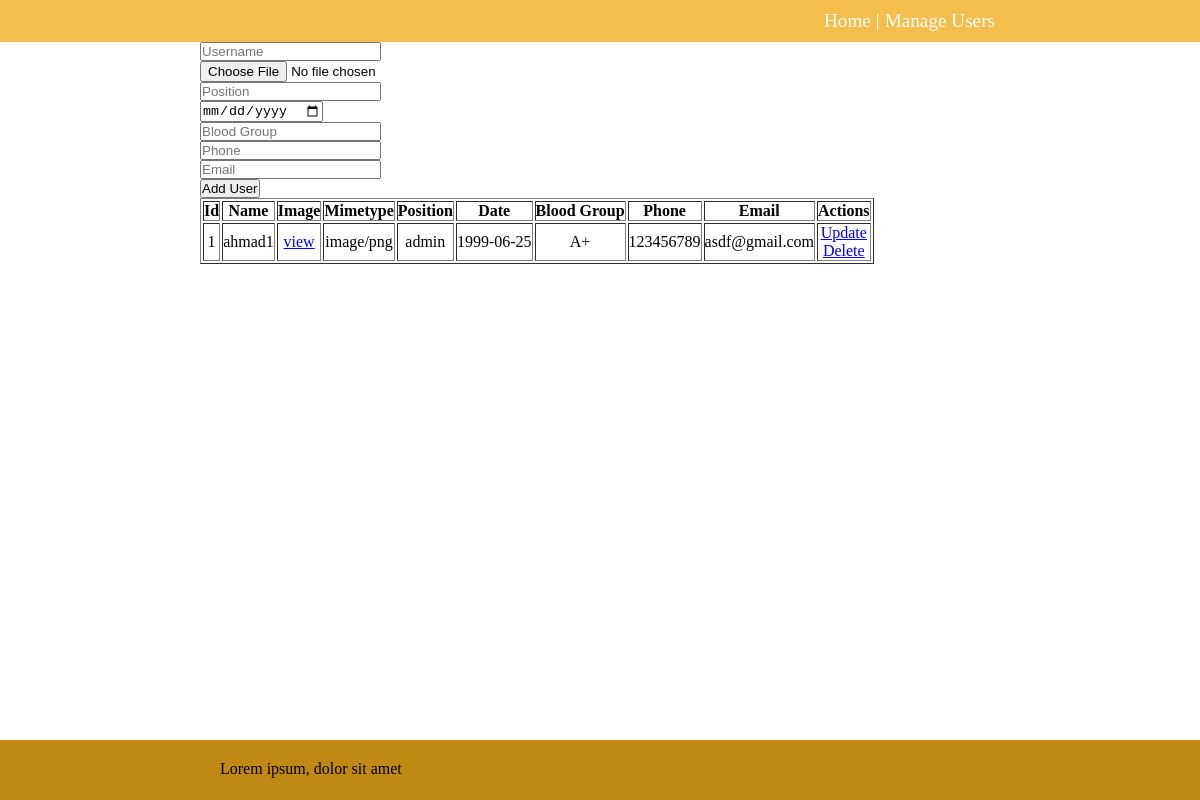
/users, run on an earlier commit of the app's database.
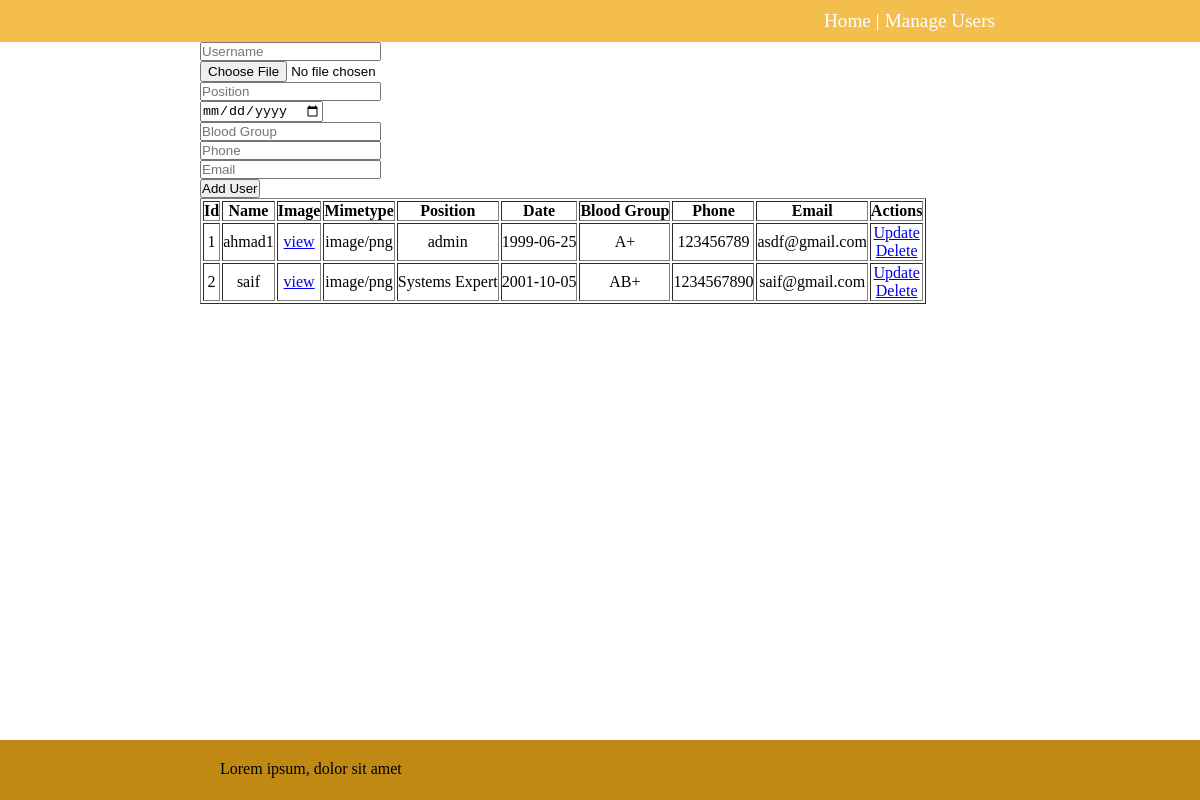
And on a later commit of the database.
### app.py (models this page shows, shortened)
class User(db.Model):
    id = db.Column(db.Integer, primary_key = True)
    name = db.Column(db.String(50), nullable = False)
    pic = db.Column(db.Text, unique = True, nullable = False)
    mimetype = db.Column(db.Text, nullable = False)
    position = db.Column(db.String(50), nullable = False)
    date_of_birth = db.Column(db.Date, nullable = False)
    blood_group = db.Column(db.String(50), nullable = False)
    phone = db.Column(db.String(50), nullable = False)
    email = db.Column(db.String(80), nullable = False)

### app.py (the view)
@app.route('/users',methods = ['GET','POST'])
def users():
    if request.method == 'POST':
        pic = request.files['pic']
        if not pic:
            return "No pic Uploaded", 400
        username = request.form['username']
        filename = secure_filename(pic.filename)
        mimetype = pic.mimetype
        position = request.form['position']
        dob = request.form['DOB'].split("-")
        date_of_birth = date(int(dob[0]), int(dob[1]), int(dob[2]))
        blood_group = request.form['blood_group']
        phone = request.form['phone']
        email = request.form['email']
        new_user = User(
            name=username,
            pic = pic.read(),
            date_of_birth = date_of_birth,
            mimetype = mimetype,
            position = position,
            blood_group = blood_group,
            phone = phone,
            email=email
            )
        try:
            db.session.add(new_user)
            db.session.commit()
            return redirect('/users')
        except :
            return f"There was a problem adding a user..."
    else:
        users = User.query.order_by(User.id).all()
        return render_template('users.html',users = users)

### templates/users.html (shortened to what this page needs)
{% extends 'base.html' %}
{% block body %}
<form action="{{ url_for('users') }}" enctype="multipart/form-data" method="POST">
    <input type="text" name="username" id="name" placeholder="Username" required><br>
    <input type="file" name="pic" required><br>
    <input type="text" name="position" id="position" placeholder="Position" required><br>
    <input type="date" name="DOB" id="DOB" placeholder="Date of Birth" required><br>
    <input type="text" name="blood_group" id="blood_group" placeholder="Blood Group" required><br>
    <input type="tel" name="phone" id="phone" placeholder="Phone" required><br>
    <input type="email" name="email" id="email" placeholder="Email" required><br>
    <input type="submit" value="Add User">
</form>
<table border="1px" style="text-align: center;">
    <tr>
        <th>Id</th>
        <th>Name</th>
        <th>Image</th>
        <th>Mimetype</th>
        <th>Position</th>
        <th>Date</th>
        <th>Blood Group</th>
        <th>Phone</th>
        <th>Email</th>
        <th>Actions</th>
    </tr>
    {% for user in users %}
        <tr>
            <td>{{ user.id }}</td>
            <td>{{ user.name }}</td>
            <td><a href="{{ url_for('get_image',id = user.id ) }}" target="_blank">view</a></td>
            <td>{{ user.mimetype }}</td>
            <td>{{ user.position }}</td>
            <td>{{ user.date_of_birth }}</td>
            <td>{{ user.blood_group }}</td>
            <td>{{ user.phone }}</td>
            <td>{{ user.email }}</td>
            <td>
                <a href="/update/{{ user.id }}">
                    Update
                </a>
                <br>
                <a href="/delete/{{ user.id }}">
                    Delete
                </a>
            </td>
        </tr>
    {% endfor %}
</table>
{% endblock %}

### templates/base.html (shortened to what this page needs)
<!DOCTYPE html>
<html lang="en">
<head>
    <link rel="stylesheet" href="{{ url_for('static',filename='css/main.css') }}">
</head>
<body>
    <div class="wrapper">
        <header>
                <div class="container">
                <a href="{{ url_for('index') }}">Home</a> |
                <a href="{{ url_for('users') }}">Manage Users</a>
            </div>
        </header>
        <div class="container">
            {% block body %}{% endblock %}
        </div>
    </div>
    <div class="footer">
        <footer>
            <div class="container">
                <p>Lorem ipsum, dolor sit amet</p>
            </div>
        </footer>
    </div>
</body>
</html>

### static/css/main.css (style rules this page uses)
* { margin: 0; padding: 0; box-sizing: border-box; }
.wrapper header { background-color: rgb(243, 190, 75); color:white; padding: 10px; font-size: 1.2rem; }
.container { max-width:800px; margin: 0 auto; }
.wrapper header .container a { text-decoration: none; color: white; margin: 0 5px; }
.wrapper header .container { display:flex; flex-direction: row; justify-content: end; }
html, body { height: 100%; margin: 0; }
.footer { background-color: rgb(192, 137, 19); }
.wrapper { min-height: 100%; margin-bottom: -60px; }
.wrapper::after { content: ""; display: block; }
.wrapper::after, footer { height: 60px; }
footer .container p { padding: 20px; }

What changed in the data, as far as the page shows it:
added User: id "2", name "saif", mimetype "image/png", position "Systems Expert", date_of_birth "2001-10-05", blood_group "AB+", phone "1234567890", email "saif@gmail.com"
